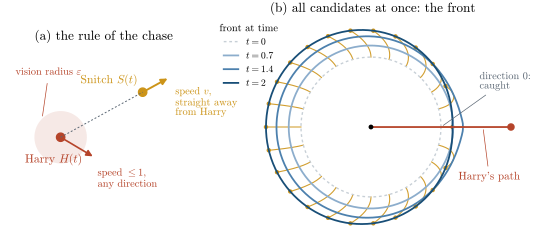

Python code for this plot:
"""Figure 1: the problem.  (a) the rule of motion; (b) candidates fleeing while Harry runs straight (v = 0.25 for
visibility), and the front at several times.  Output: fig_problem.pdf"""
import numpy as np
import snitchsim as s

plt = s.style()
v, eps = 0.25, 0.04
fig, axs = plt.subplots(1, 2, figsize=(6.8, 3.0), gridspec_kw=dict(width_ratios=[1, 1.55]))

# (a) the rule
ax = axs[0]
H = np.array([0.0, 0.0])
S = np.array([1.0, 0.55])
ax.add_patch(plt.Circle(H, 0.32, color=s.ACCENT, alpha=0.12, lw=0))
ax.plot(*H, "o", color=s.ACCENT, ms=6)
ax.text(-0.08, -0.2, "Harry $H(t)$", color=s.ACCENT, ha="center", va="top", fontsize=8.5)
ax.annotate("", xy=H + np.array([0.42, -0.25]), xytext=H, arrowprops=dict(arrowstyle="-|>", color=s.ACCENT, lw=1.2))
ax.text(0.45, -0.38, "speed $\\leq 1$,\nany direction", color=s.ACCENT, fontsize=7.5, va="top")
ax.plot(*S, "o", color=s.GOLD, ms=6)
ax.text(S[0] - 0.05, S[1] + 0.1, "Snitch $S(t)$", color=s.GOLD, fontsize=8.5, ha="right")
u = (S - H) / np.linalg.norm(S - H)
ax.plot([H[0], S[0]], [H[1], S[1]], ls=(0, (2, 2)), color=s.MUTED, lw=0.7)
ax.annotate("", xy=S + 0.38 * u, xytext=S, arrowprops=dict(arrowstyle="-|>", color=s.GOLD, lw=1.4))
ax.text(S[0] + 0.42 * u[0] + 0.03, S[1] + 0.38 * u[1] - 0.12, "speed $v$,\nstraight away\nfrom Harry",
        color=s.GOLD, fontsize=7.5, va="top")
ax.annotate("vision radius $\\varepsilon$", xy=(-0.226, 0.226), xytext=(-0.55, 0.75), color=s.ACCENT, fontsize=7.5,
            arrowprops=dict(arrowstyle="-", color=s.ACCENT, lw=0.5))
ax.set_xlim(-0.7, 1.75)
ax.set_ylim(-0.9, 1.15)
ax.set_aspect("equal")
ax.axis("off")
ax.set_title("(a) the rule of the chase", pad=2)

# (b) candidates fleeing during run 1
ax = axs[1]
n_traj = 24
al = 2 * np.pi * np.arange(n_traj) / n_traj
dense = np.linspace(0, 2 * np.pi, 1441)[:-1]
alphas = np.unique(np.concatenate([al, dense]))
t1 = 2.0
times = [0.0, 0.7, 1.4, 2.0]
X = np.stack([np.cos(alphas), np.sin(alphas)], 1)
seen = np.zeros(len(alphas), bool)
P = np.zeros(2)
d = np.array([1.0, 0.0])
dt = 0.002
t = 0.0
traj = [X.copy()]
fronts = {0.0: (X.copy(), seen.copy())}
while t < t1 - 1e-12:
    X = s.rk4_step(X, P, d, dt, v, eps)
    P = P + dt * d
    t += dt
    seen |= np.hypot(*(X - P).T) <= eps
    traj.append(X.copy())
    for tt in times:
        if abs(t - tt) < dt / 2:
            fronts[tt] = (X.copy(), seen.copy())
traj = np.array(traj)
isel = [int(np.argmin(np.abs(alphas - a))) for a in al]
for i in isel:
    ax.plot(traj[:, i, 0], traj[:, i, 1], color=s.GOLD, lw=0.8, alpha=0.9)
    ax.plot(traj[-1, i, 0], traj[-1, i, 1], "o", color=s.GOLD, ms=2.2)
shades = [s.LIGHT, (0.55, 0.68, 0.80), (0.30, 0.50, 0.68), s.PRIMARY]
for tt, c, ang in zip(times, shades, [3.0, 3.45, 3.9, 4.35]):
    if tt not in fronts:
        continue
    Xf, sf = fronts[tt]
    Xf = np.vstack([Xf, Xf[:1]])
    ax.plot(Xf[:, 0], Xf[:, 1], color=c, lw=1.3 if tt > 0 else 1.0, ls="-" if tt > 0 else (0, (2, 2)),
            label=f"$t={tt:g}$")
ax.legend(loc="upper left", frameon=False, title="front at time", title_fontsize=7.5, fontsize=7,
          bbox_to_anchor=(-0.02, 1.0), handlelength=1.5)
ax.plot([0, t1], [0, 0], color=s.ACCENT, lw=1.3)
ax.plot(t1, 0, "o", color=s.ACCENT, ms=4.5)
ax.plot(0, 0, "o", color="black", ms=2.5)
ax.annotate("Harry's path", xy=(1.6, 0), xytext=(1.25, -0.75), color=s.ACCENT, fontsize=8,
            arrowprops=dict(arrowstyle="-", color=s.ACCENT, lw=0.5))
ax.annotate("direction 0:\ncaught", xy=(1.0, 0.0), xytext=(1.55, 0.55), color=s.MUTED, fontsize=7.5,
            arrowprops=dict(arrowstyle="-", color=s.MUTED, lw=0.5))
ax.set_aspect("equal")
ax.axis("off")
ax.set_xlim(-2.2, 2.25)
ax.set_ylim(-1.6, 1.6)
ax.set_title("(b) all candidates at once: the front", pad=2)
fig.subplots_adjust(wspace=0.05)
fig.savefig("fig_problem.pdf")
